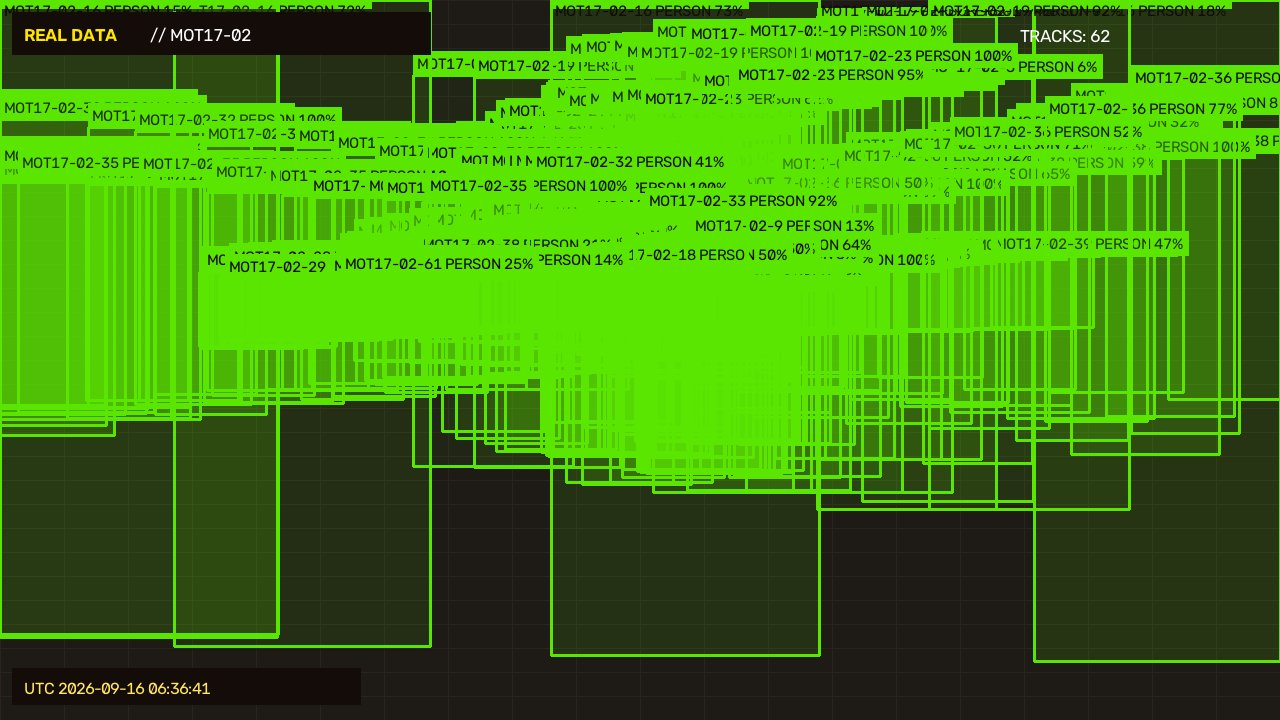
#> input picture backend/test_mot.jpg, 1280 x 720 px
$ python -i detector.py   (imports and definitions only)
#> lines starting #> are read from the running program, lines starting #| are printed output that depends on the picture
#> further down, picture is the input picture: shape (720, 1280, 3); mean B, G, R 13.3, 130.1, 61
import cv2
import numpy as np
import random
from typing import List, Dict, Any, Tuple

class ObjectDetector:
    """
    OpenCV & YOLO-based object detector with frame preprocessing:
    - Noise reduction (Gaussian Blur)
    - Brightness & Contrast enhancement (CLAHE / Linear scale)
    - Sharpening filter
    - Bounding Box & Class detection
    """

    def __init__(self):
        # Sharpening kernel
        self.sharpen_kernel = np.array([
            [0, -1, 0],
            [-1, 5, -1],
            [0, -1, 0]
        ], dtype=np.float32)

    def preprocess_frame(
        self,
        frame: np.ndarray,
        target_size: Tuple[int, int] = (1280, 720),
        denoise: bool = True,
        enhance_contrast: bool = True,
        sharpen: bool = False
    ) -> np.ndarray:
        """
        Applies OpenCV preprocessing pipeline to video frames.
        """
#> called with target_size = (1280, 720), denoise = True, enhance_contrast = True, sharpen = False
        if frame is None or frame.size == 0:
            # Create a fallback dark frame if None
            frame = np.zeros((target_size[1], target_size[0], 3), dtype=uint8)

        # 1. Resize to target dimension
        processed = cv2.resize(frame, target_size, interpolation=cv2.INTER_LINEAR)

        # 2. Denoise using Gaussian Blur
        if denoise:
            processed = cv2.GaussianBlur(processed, (3, 3), 0)

        # 3. Brightness/Contrast Enhancement via CLAHE (Lab color space)
        if enhance_contrast:
            lab = cv2.cvtColor(processed, cv2.COLOR_BGR2LAB)
#> lab: shape (720, 1280, 3); mean of channels 0, 1, 2 119.5, 91, 172.5
            l, a, b = cv2.split(lab)
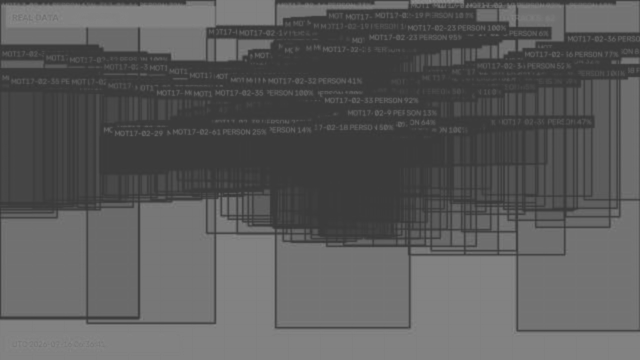
#> a: shape (720, 1280) (shown at 1/2 size); min 52, max 144, mean 91
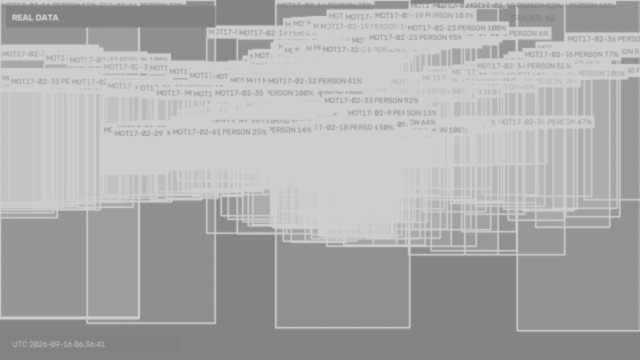
#> b: shape (720, 1280) (shown at 1/2 size); min 118, max 212, mean 172.5
            clahe = cv2.createCLAHE(clipLimit=2.0, tileGridSize=(8, 8))
            cl = clahe.apply(l)
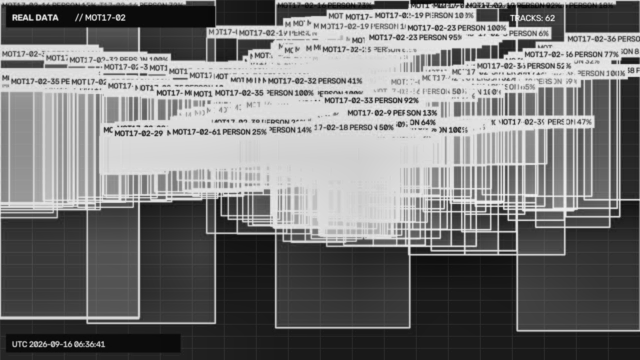
#> cl: shape (720, 1280) (shown at 1/2 size); min 5, max 249, mean 120.4
            limg = cv2.merge((cl, a, b))
#> limg: shape (720, 1280, 3); mean of channels 0, 1, 2 120.4, 91, 172.5
            processed = cv2.cvtColor(limg, cv2.COLOR_LAB2BGR)
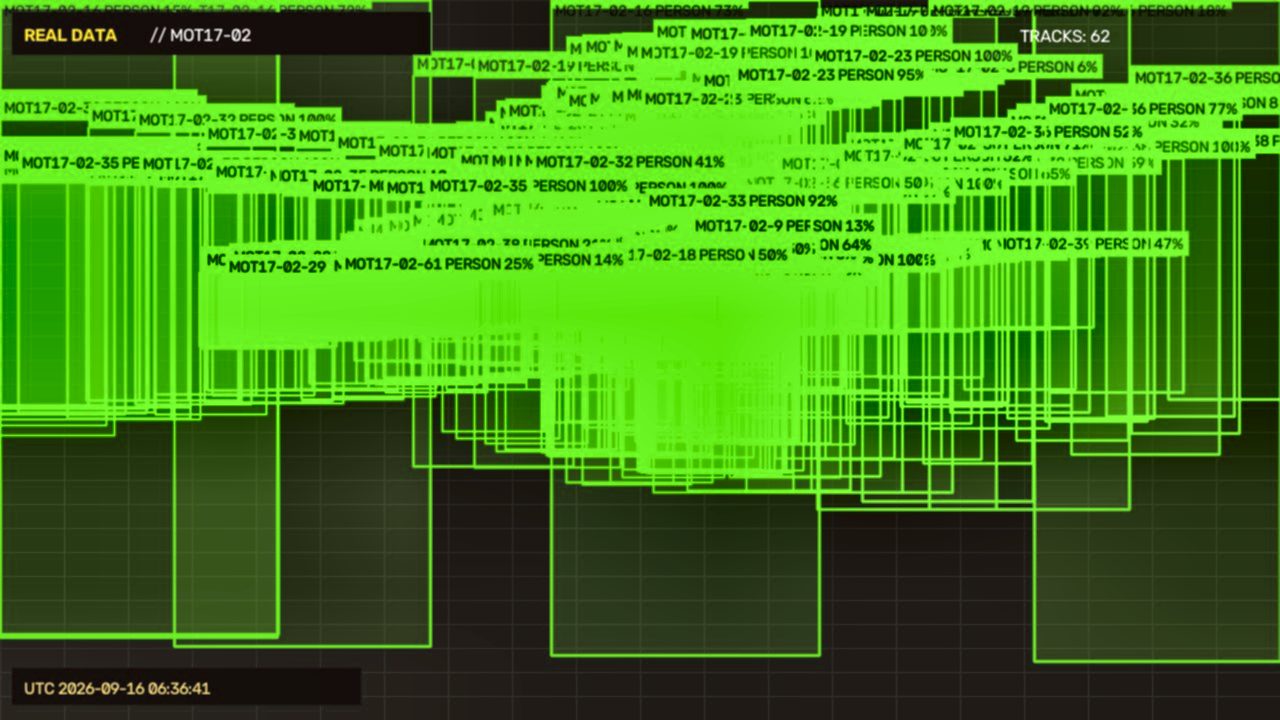
#> processed: shape (720, 1280, 3); mean B, G, R 21.7, 131.2, 61.9

        # 4. Sharpening filter
        if sharpen:
            processed = cv2.filter2D(processed, -1, self.sharpen_kernel)

        return processed

    # [11 lines left out: function detect_objects, not called in this run]

detector = ObjectDetector()

>>> import cv2
>>> picture = cv2.imread('../../test_mot.jpg')
>>> result = ObjectDetector().preprocess_frame(picture)

$ run again, on backend/cam072_live.jpg
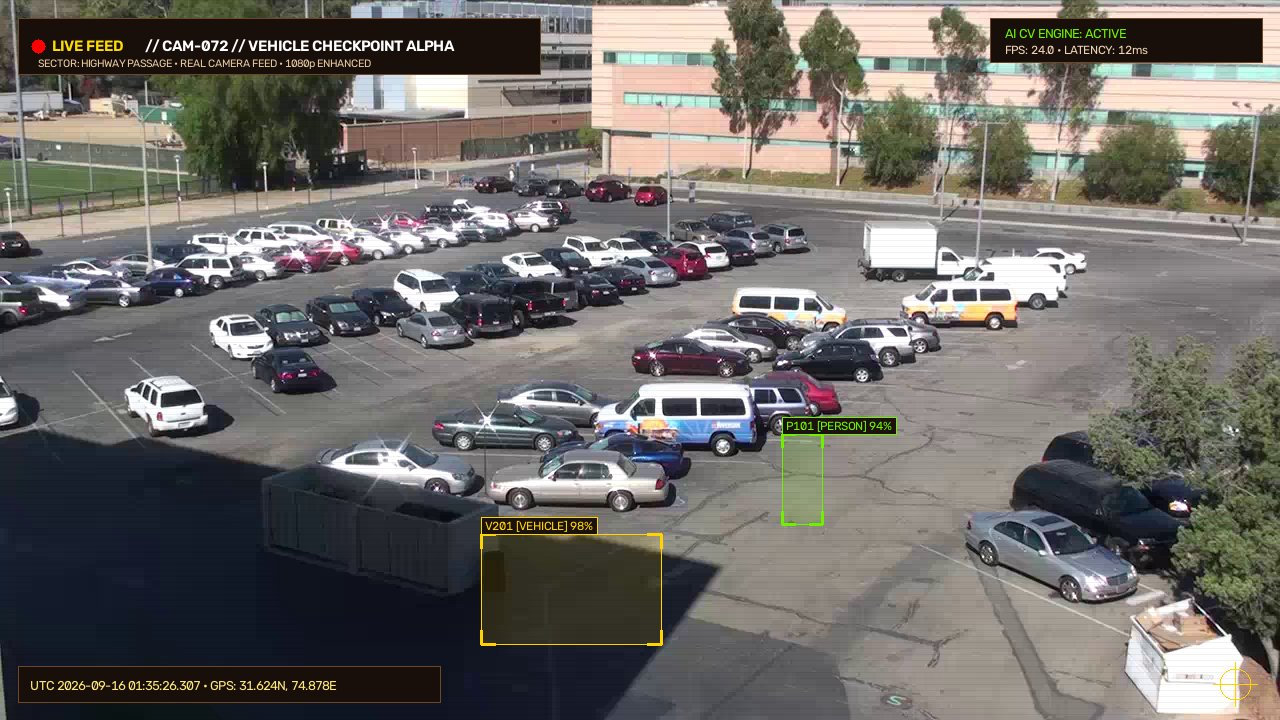
#> input picture backend/cam072_live.jpg, 1280 x 720 px
#> picture is the input picture: shape (720, 1280, 3); mean B, G, R 103.4, 106.7, 109.5
#> lab: shape (720, 1280, 3); mean of channels 0, 1, 2 112.4, 128.8, 130
#> in preprocess_frame, `l, a, b = cv2.split(lab)`:
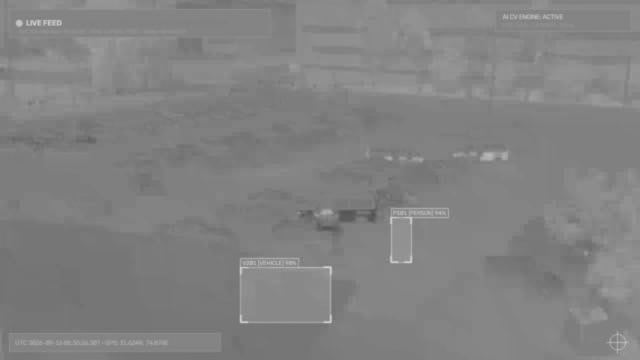
#> b: shape (720, 1280) (shown at 1/2 size); min 80, max 210, mean 130
#> limg: shape (720, 1280, 3); mean of channels 0, 1, 2 116.2, 128.8, 130
#> in preprocess_frame, `processed = cv2.cvtColor(limg, cv2.COLOR_LAB2BGR)`:
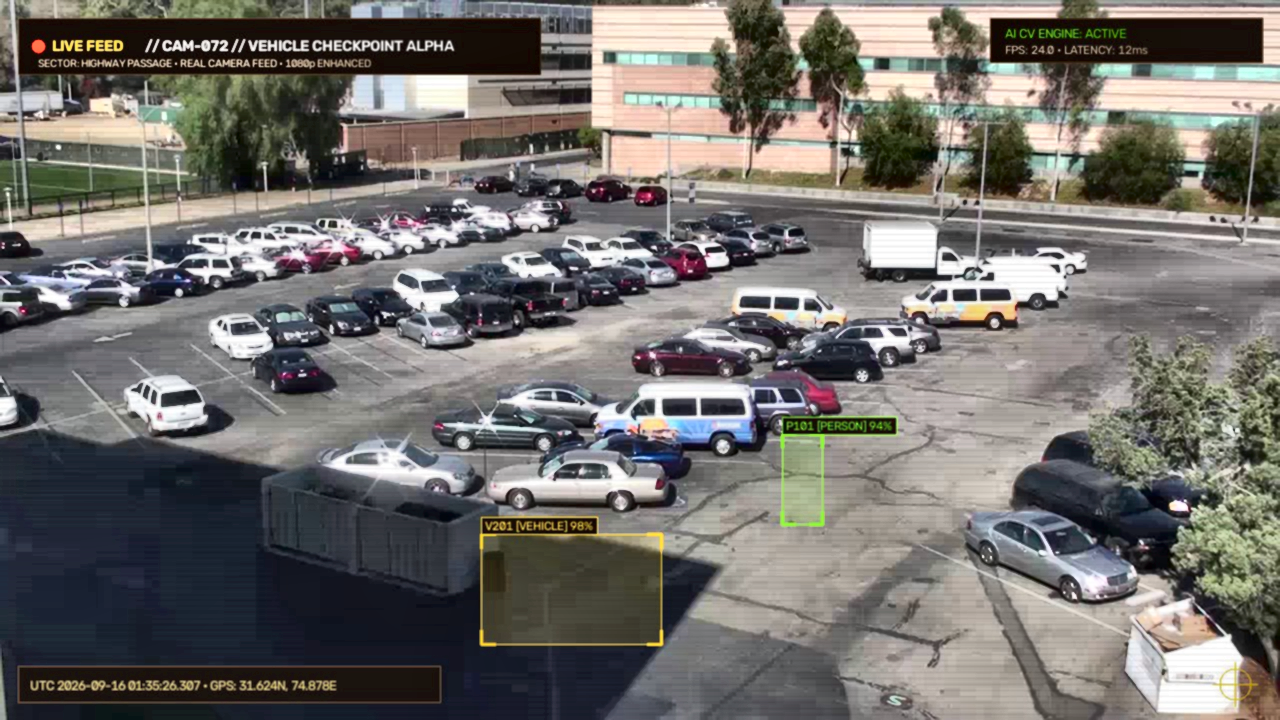
#> processed: shape (720, 1280, 3); mean B, G, R 107.6, 111, 113.7

$ run again, on backend/cam081_live.jpg
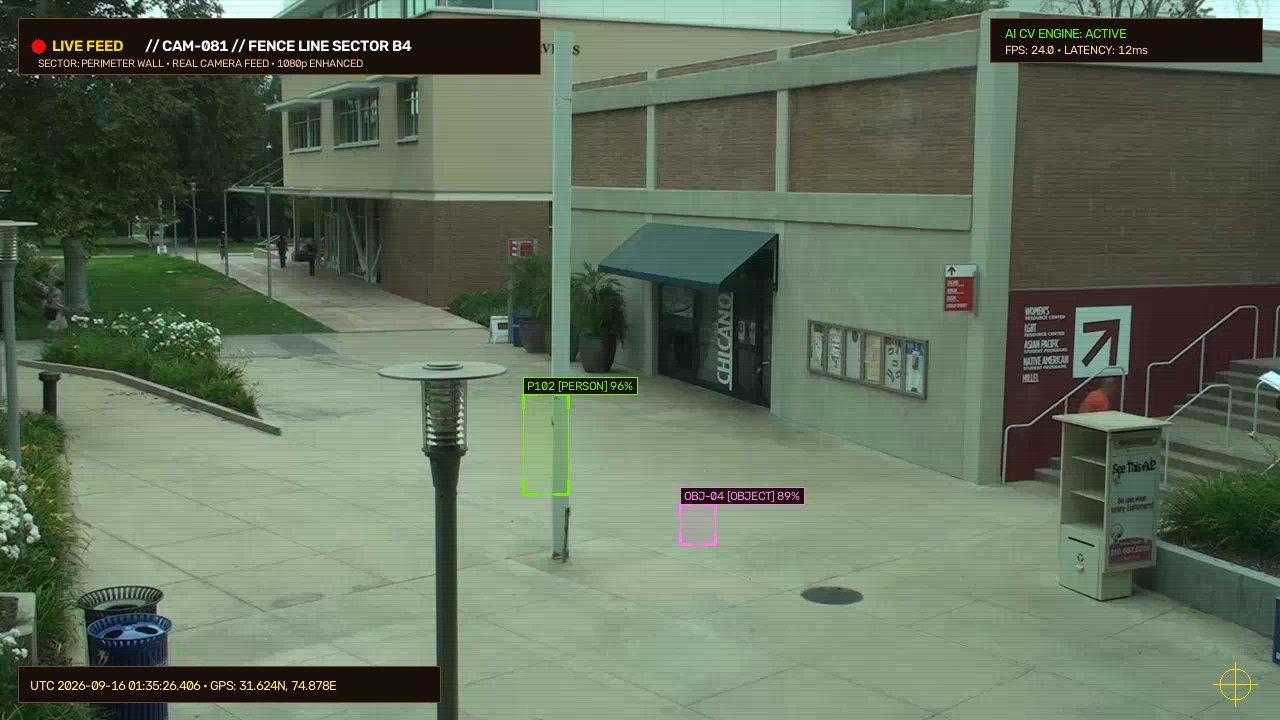
#> input picture backend/cam081_live.jpg, 1280 x 720 px
#> picture is the input picture: shape (720, 1280, 3); mean B, G, R 90.9, 110.8, 97.4
#> lab: shape (720, 1280, 3); mean of channels 0, 1, 2 113.2, 119.2, 137.4
#> in preprocess_frame, `cl = clahe.apply(l)`:
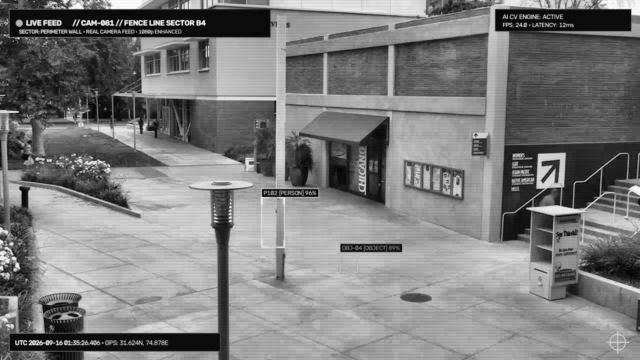
#> cl: shape (720, 1280) (shown at 1/2 size); min 2, max 254, mean 125.2
#> limg: shape (720, 1280, 3); mean of channels 0, 1, 2 125.2, 119.2, 137.4
#> in preprocess_frame, `processed = cv2.cvtColor(limg, cv2.COLOR_LAB2BGR)`:
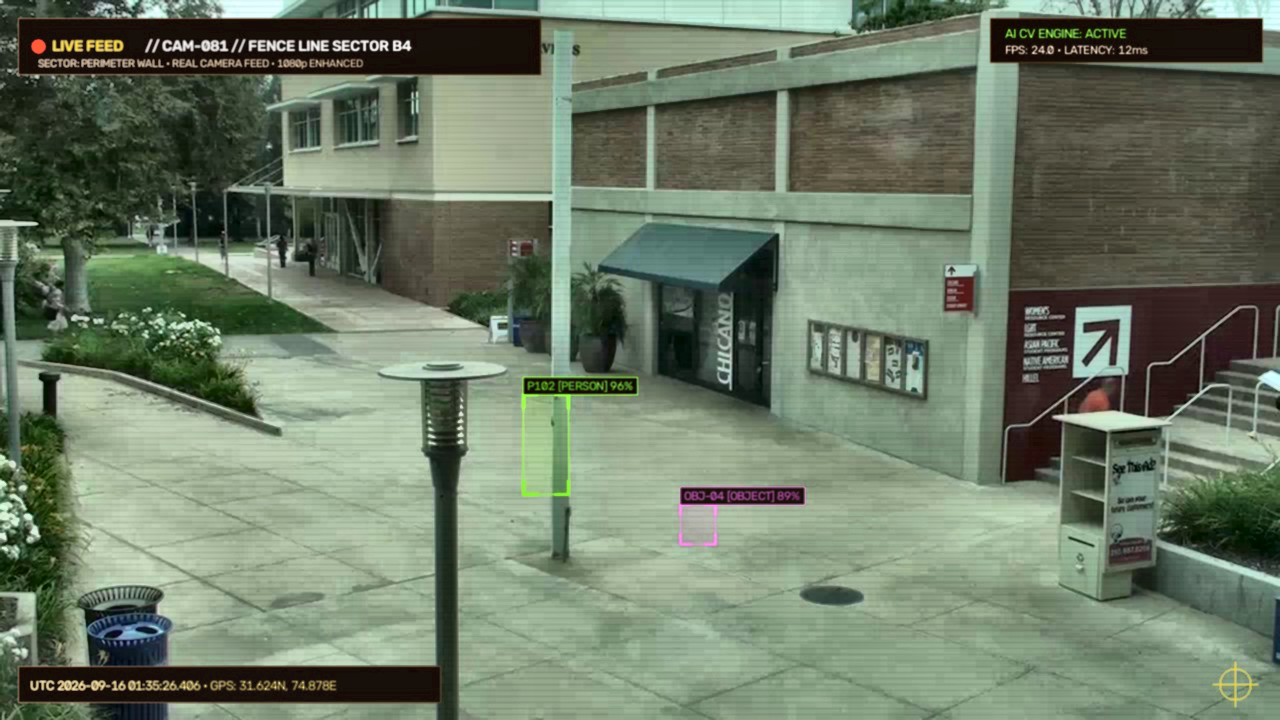
#> processed: shape (720, 1280, 3); mean B, G, R 102.8, 123.3, 109.5
